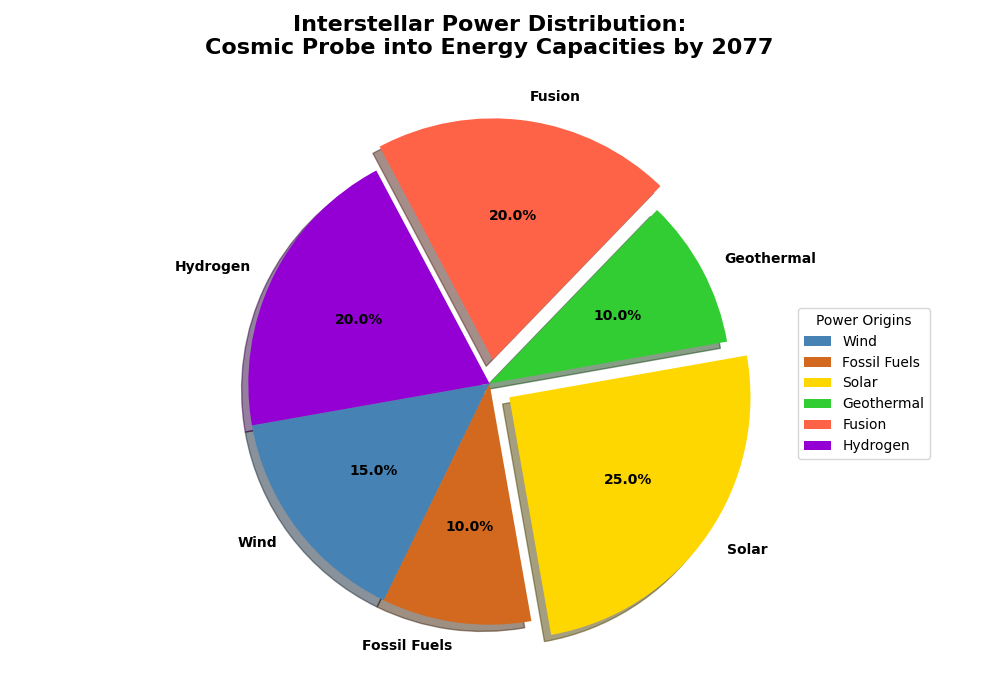

Write the Python code that produced this figure.
import matplotlib.pyplot as plt
import numpy as np

# Energy sources and their corresponding usage percentages
energy_sources = ['Wind', 'Fossil Fuels', 'Solar', 'Geothermal', 'Fusion', 'Hydrogen']
energy_usage = np.array([15, 10, 25, 10, 20, 20])

# Colors for each section of the pie chart
colors = ['#4682B4', '#D2691E', '#FFD700', '#32CD32', '#FF6347', '#9400D3']

# Explode the first and second slice
explode = (0, 0, 0.1, 0, 0.1, 0)

# Create figure and axis
fig, ax = plt.subplots(figsize=(10, 7), subplot_kw=dict(aspect="equal"))

# Plot the pie chart
wedges, texts, autotexts = ax.pie(
    energy_usage,
    labels=energy_sources,
    autopct='%1.1f%%',
    startangle=190,
    colors=colors,
    explode=explode,
    shadow=True
)

# Customize text size and style
plt.setp(autotexts, size=10, weight="bold", color='black')
plt.setp(texts, size=10, weight='bold')

# Title for the chart
plt.title(
    'Interstellar Power Distribution:\nCosmic Probe into Energy Capacities by 2077',
    fontsize=16, weight='bold', pad=20
)

# Legend
ax.legend(
    wedges, energy_sources, title="Power Origins",
    loc="center left", bbox_to_anchor=(1, 0, 0.5, 1), fontsize=10
)

# Adjust layout
plt.tight_layout()

# Display the plot
plt.show()
